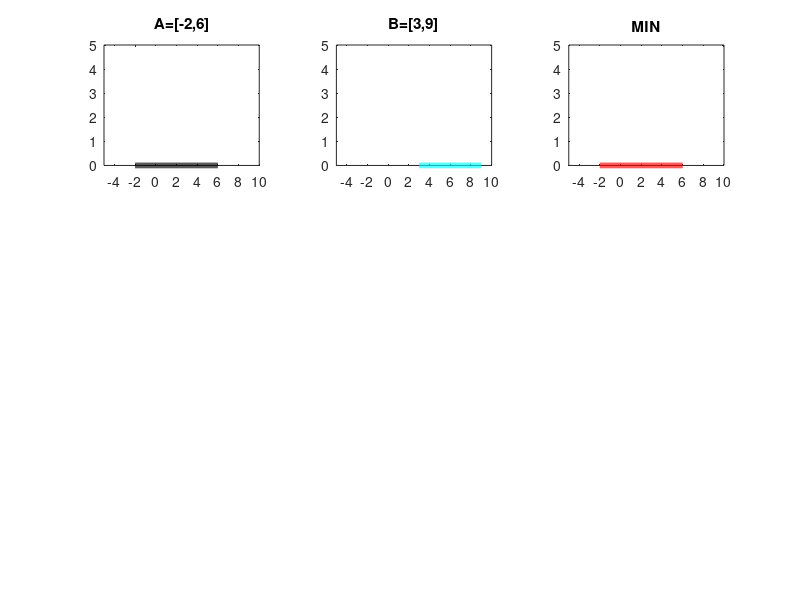

The MATLAB source for this figure:
% Shahab Sotudian-94125091

A=-2:0.01:6;
B=3:0.01:9;
sizeA=size(A);
sizeB=size(B);

% MIN Operation
MINoperation=(min(A(1),B(1))):0.01:(min(A(sizeA(2)),B(sizeB(2))));

% Plotting
subplot(3,3,1)
y1=zeros(1,sizeA(2));
plot(A,y1,'k','linewidth',4)
title('A=[-2,6]')
axis([-5,10,0,5])
subplot(332)
y2=zeros(1,sizeB(2));
plot(B,y2,'c','linewidth',4)
axis([-5,10,0,5])
title('B=[3,9]')
subplot(333)
sizeMINoperation=size(MINoperation);
y3=zeros(1,sizeMINoperation(2));
plot(MINoperation,y3,'r','linewidth',4)
axis([-5,10,0,5])
title('MIN')
